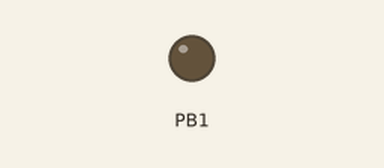
The sketch below on a simulated ATtiny85, built with avr-gcc and run on an emulated ATtiny85. Shown: output pins drawn as LEDs (lit = HIGH). At 5.9 s the program stops and its outputs stay as they are.

Above: at 0.1 s.
At 5.9 s:
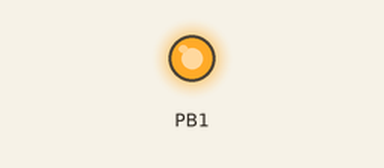
Timing chart, 0 to 7.4 s (numbered marks = the images above):
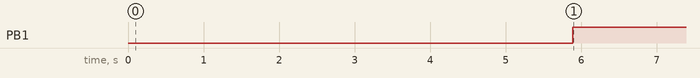

The sketch:

systeminfo.ino
```cpp
#include "DigiKeyboard.h"

void setup() {
  pinMode(1, OUTPUT);
}

void loop() {
  DigiKeyboard.delay(5000); // 5-second safety window

  // Open the Run dialog (Windows + R)
  DigiKeyboard.sendKeyStroke(KEY_R, MOD_GUI_LEFT);
  DigiKeyboard.delay(800);

  // Type a URL and hit Enter
  // Example: A 10-hour loop of relaxing music (or change to any link)
  DigiKeyboard.print("https://www.youtube.com/watch?v=dQw4w9WgXcQ");
  DigiKeyboard.sendKeyStroke(KEY_ENTER);

  // Signal completion with LED
  digitalWrite(1, HIGH);
  while(1) { DigiKeyboard.update(); }
}
```

Measured:
- by itself, PB1: LOW → HIGH at 5.9 s
